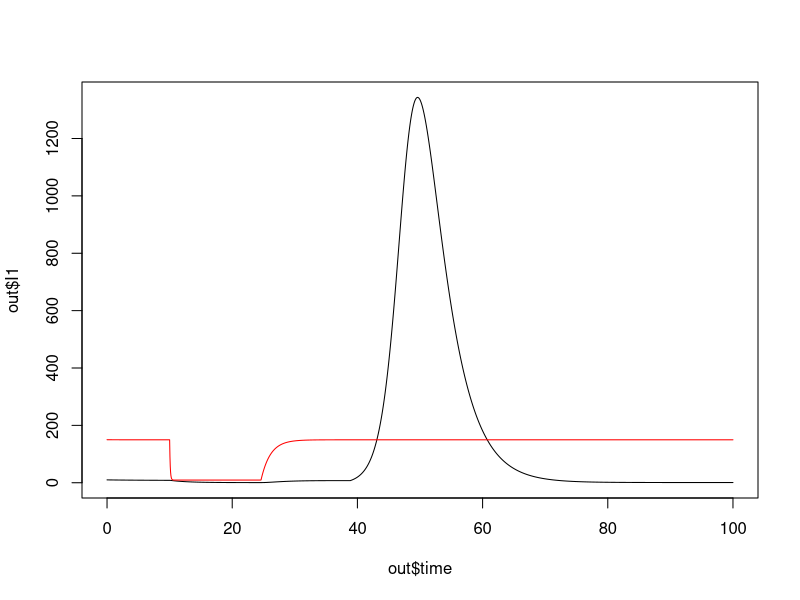
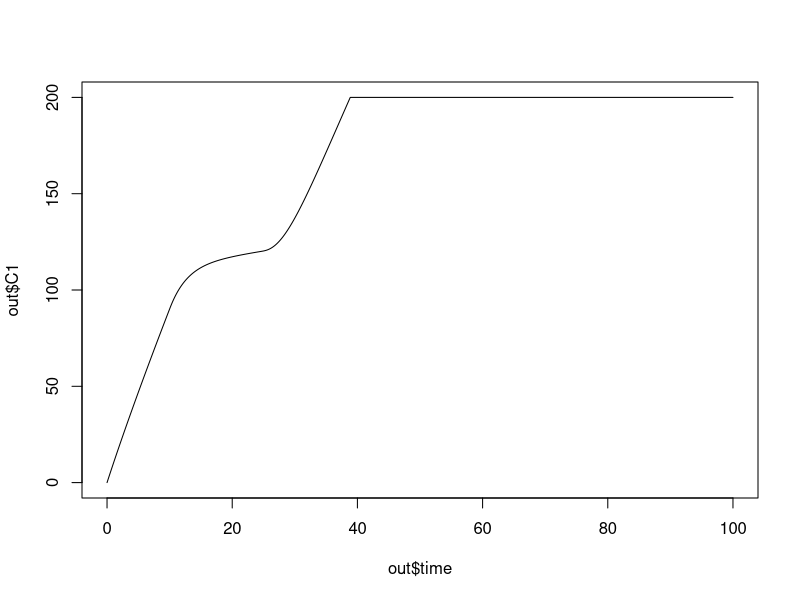
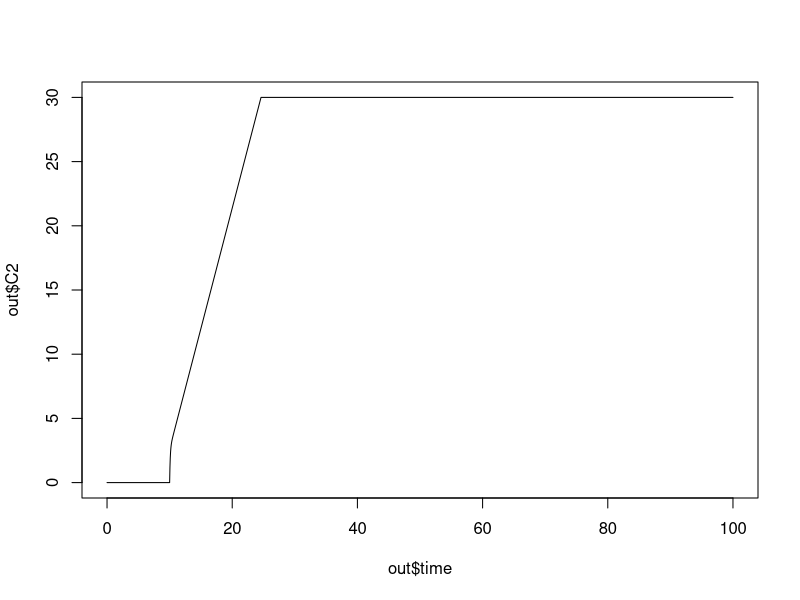

Write the R code that produced these figures, in order.
require(deSolve)
# max daily rate of community member isolation
u1max <-0.3
u1max <- 1
# max daily rate of traveller isolation
u2max <- 10

# constraint on community member isolation
C1max <- 1200
C1max <- 200
# constraint on traveller isolation
C2max <- 30
# transmission rate
beta<-.0002
# importation rate
theta<-2
mu<-0.334
# relative transmissibility of travellers
c<-1
T<-100

# daily vaccination rate
rho<-0

# start time for community isolation
tstart1<-0
# in case we wanted to do two switches
toff1 <- 1000 # currently set to not turn-off
# an example of another 
ton <- toff1+5
# start time for restrictions on travellers
tstart2<-10


# community isolation function
u1fun<-function(t){
  if(toff1>t & t>tstart1){
  u1 = u1max}
  else if (t>ton){
    u1 = u1max
  }
  else{
    u1 = 0
  }
  return(u1)
}

# travel restrictions function
u2fun<-function(t){
  if(t>tstart2){
    u2 = u2max}
  else{
    u2 = 0
  }
  return(u2)
}

# This is designed to trigger termination of the simulation when I1>0.5
rootfun <- function(t, y, parameters){
  I1 = y[2]
  # However, with importations, it doesn't make sense to have this as
  # the endpoint of the simulation, so instead I just set Imin = 0 and have
  # the simulation end at T=100.
  y1 = 0 - I1 
  return(y1)
}


SI<-function(t, y, parameters){
  S = y[1]
  I1 = y[2]
  I2 = y[3]
  C1 = y[4]
  C2 = y[5]
  u1 = u1fun(t)
  u2 = u2fun(t)
  
  if(C1 > C1max){
    u1 = 0
  }
  if(C2 > C2max){
    u2 = 0
  }
  
  dS = - beta*S*(I1 + c*I2) - rho*S
  dI1 = beta*S*(I1 + c*I2) - mu*I1 - u1*I1
  dI2 = theta - 2*mu*I2 - u2*I2
  dC1 = u1*I1
  dC2 = u2*I2
  return(list(c(dS,dI1,dI2,dC1,dC2)))
}

out <- ode(y = c(S=5000,I1=10,I2=3,C1=0,C2=0), parms = NULL, times = seq(0,T,.05), func = SI, events = list(func = NULL, root = TRUE, terminalroot = 1), rootfun=rootfun)
out <- data.frame(out)

plot(out$time, out$I1, typ = "l")
# Travellers are x50 to allow for visualization
lines(out$time, 50*out$I2, typ = "l", col="red")
# visualization to see that all resources are used up
plot(out$time, out$C1, typ = "l")
plot(out$time, out$C2, typ = "l")

# This is the correct objective function with importations
J = sum(beta*out$S*(out$I1+c*out$I2)*diff(c(0,out$time)))
# Print the objective function. Try different tstart1 and tstart2.
# When there is no vaccintion, the objective function value is the
# same, provided all resources are used.
print(c(tstart1,tstart2,J,tail(out$C1,1),tail(out$C2,1)))
